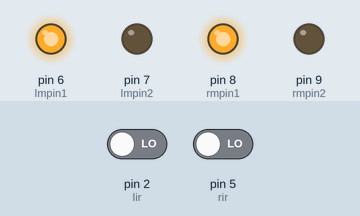
This sketch was run on a simulated Arduino Uno, built with avr-gcc and run on an emulated ATmega328P. Shown: output pins drawn as LEDs (lit = HIGH). The inputs (shaded band) are chosen by the test bench; at power-on: pin 2 (lir) LOW, pin 5 (rir) LOW.

Above: at 1.2 s.
1.3 s: pin 2 (lir) driven HIGH
At 2.3 s:
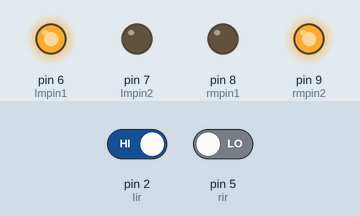
2.8 s: pin 2 (lir) driven LOW
At 3.4 s:
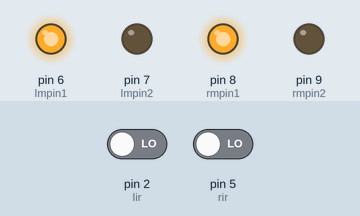
4.3 s: pin 5 (rir) driven HIGH
At 5.5 s:
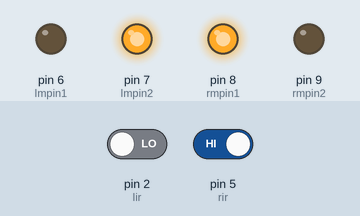
5.8 s: pin 5 (rir) driven LOW
At 6.9 s:
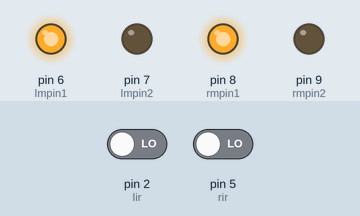
Timing chart, 0 to 8.3 s (numbered marks = the images above; inputs shaded):
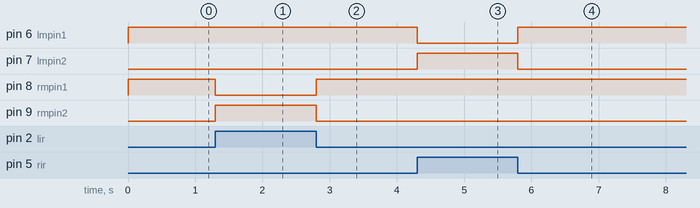

Measured:
- after the input at 1.3 s, pin 8 (rmpin1): HIGH → LOW at once; pin 9 (rmpin2): LOW → HIGH at once
- after the input at 2.8 s, pin 8 (rmpin1): LOW → HIGH at once; pin 9 (rmpin2): HIGH → LOW at once
- after the input at 4.3 s, pin 6 (lmpin1): HIGH → LOW at once; pin 7 (lmpin2): LOW → HIGH at once
- after the input at 5.8 s, pin 6 (lmpin1): LOW → HIGH at once; pin 7 (lmpin2): HIGH → LOW at once

The sketch:

lfr2ir.ino
```cpp
int lmpin1 = 6;
int lmpin2 = 7;
int rmpin1 = 8;
int rmpin2 = 9;
int lir = 2;
int rir = 5;

void setup() {
  pinMode(lmpin1, OUTPUT);
  pinMode(lmpin2, OUTPUT);
  pinMode(rmpin1, OUTPUT);
  pinMode(rmpin2, OUTPUT);
  pinMode(lir, INPUT);
  pinMode(rir, INPUT);
}

void loop() {
  if (digitalRead(lir) == HIGH  && digitalRead(rir) == HIGH) {
   digitalWrite(lmpin1, HIGH);
   digitalWrite(lmpin2, LOW);
   digitalWrite(rmpin1, HIGH);
   digitalWrite(rmpin2, LOW);
  }
  if (digitalRead(lir) == LOW  && digitalRead(rir) == HIGH) {
   digitalWrite(lmpin1, LOW);
   digitalWrite(lmpin2, 127);
   digitalWrite(rmpin1, HIGH);
   digitalWrite(rmpin2, LOW);
  }
  if (digitalRead(lir) == HIGH  && digitalRead(rir) == LOW) {
   digitalWrite(lmpin1, HIGH);
   digitalWrite(lmpin2, LOW);
   digitalWrite(rmpin1, LOW);
   digitalWrite(rmpin2, 127);
  }
  if (digitalRead(lir) == LOW  && digitalRead(rir) == LOW) {
   digitalWrite(lmpin1, HIGH);
   digitalWrite(lmpin2, LOW);
   digitalWrite(rmpin1, HIGH);
   digitalWrite(rmpin2, LOW);
 }
}
```
